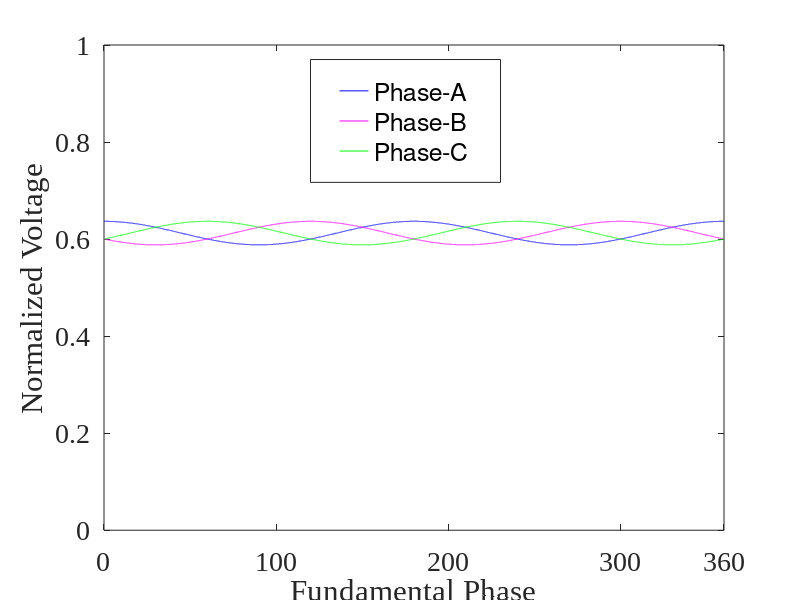

Here is the MATLAB script that generated this plot: (Note: this script raises an error after producing the figure.)
fo=1e3;
fs=40e3;
ma=0.25;

DA_tot=[];
DB_tot=[];
DC_tot=[];
SA_fs_tot= [];
SB_fs_tot= [];
SC_fs_tot= [];

PhiB_tot=[];
PhiC_tot=[];

time_tot= 0:1/fs/1000:1/fo;
i=0;

PhiB=0;
PhiC=0;
SA_fs_mag_x=[];
SB_fs_mag_x=[];
SC_fs_mag_x=[];

for time=time_tot
 
DA= (1+ma*sin(2*pi*fo.*time))/2;
DB= (1+ma*sin(2*pi*fo.*time-2*pi/3))/2;
DC= (1+ma*sin(2*pi*fo.*time+2*pi/3))/2;


if i ==  0
SA_fs_mag= abs((2/pi).*sin(pi.*DA));
SB_fs_mag= abs((2/pi).*sin(pi.*DB));
SC_fs_mag= abs((2/pi).*sin(pi.*DC));

SA_fs_mag_x=[SA_fs_mag_x SA_fs_mag];
SB_fs_mag_x=[SB_fs_mag_x SB_fs_mag];
SC_fs_mag_x=[SC_fs_mag_x SC_fs_mag];

if abs(SA_fs_mag-SB_fs_mag) < SC_fs_mag && SC_fs_mag < (SA_fs_mag+SB_fs_mag)
    
cos_x= (-SC_fs_mag^2+SA_fs_mag^2+SB_fs_mag^2)/(2*SA_fs_mag*SB_fs_mag);
x=acos(cos_x);
PhiB=pi-x;

sin_y=SB_fs_mag*sin(x)/SC_fs_mag;
y=asin(sin_y);
PhiC=y-pi;

elseif SA_fs_mag> SB_fs_mag && SA_fs_mag> SB_fs_mag 
PhiB=pi;
PhiC=pi;
elseif SB_fs_mag> SA_fs_mag && SB_fs_mag> SC_fs_mag 
PhiB=pi;
PhiC=0;
elseif  SC_fs_mag> SA_fs_mag && SC_fs_mag> SB_fs_mag 
PhiB=0;
PhiC=pi;
else 
PhiB=pi/3;
PhiC=pi/3;   
end
i=0;
else 
i=i+1
end


SA_fs= (2/pi).*sin(pi.*DA).*cos(2*pi*fs.*time);
SB_fs= (2/pi).*sin(pi.*DB).*cos(2*pi*fs.*time-PhiB);
SC_fs= (2/pi).*sin(pi.*DC).*cos(2*pi*fs.*time-PhiC);

PhiB_tot=[PhiB_tot PhiB];
PhiC_tot=[PhiC_tot PhiC];


DA_tot=[DA_tot DA];
DB_tot=[DB_tot DB];
DC_tot=[DC_tot DC];

SA_fs_tot= [SA_fs_tot SA_fs];
SB_fs_tot= [SB_fs_tot SB_fs];
SC_fs_tot= [SC_fs_tot SC_fs];

end

% Create figure
figure1 = figure;

% Create axes
axes1 = axes('Parent',figure1);
hold(axes1,'on');

% Create multiple line objects using matrix input to plot
plot1 = plot(time_tot*fo*360,SA_fs_mag_x,'Parent',axes1);
plot2 = plot(time_tot*fo*360,SB_fs_mag_x,'Parent',axes1);
plot3 = plot(time_tot*fo*360,SC_fs_mag_x,'Parent',axes1);

set(plot1,'DisplayName','Phase-A','Color',[0 0 1]);
set(plot2,'DisplayName','Phase-B','Color',[1 0 1]);
set(plot3,'DisplayName','Phase-C','Color',[0 1 0]);

% Create ylabel
ylabel({'Normalized Voltage'},'FontName','Times New Roman');

% Create xlabel
xlabel({'Fundamental Phase'},'FontName','Times New Roman');

% Uncomment the following line to preserve the X-limits of the axes
xlim(axes1,[0 360]);
% Uncomment the following line to preserve the Y-limits of the axes
ylim(axes1,[0 1]);
box(axes1,'on');
hold(axes1,'off');
% Set the remaining axes properties
set(axes1,'FontName','Times New Roman','FontSize',20,'XTick',...
    [0 100 200 300 360]);
% Create legend
legend1 = legend(axes1,'show');
set(legend1,...
    'Position',[0.388095241501216 0.696031751353592 0.237499995636089 0.204761899014313],...
    'EdgeColor','none',...
    'Color','none');

% % Create textbox
% annotation(figure1,'textbox',...
%     [0.418857142857141 0.390476190476193 0.156142857142858 0.1],...
%     'String',{'ma=1'},...
%     'FontSize',20,...
%     'FontName','Times New Roman',...
%     'FitBoxToText','off',...
%     'EdgeColor','none');
